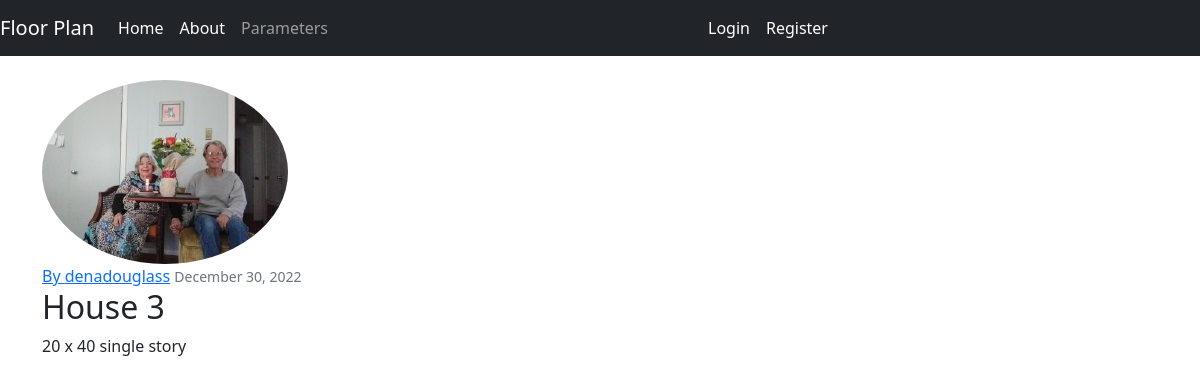
Screenshot of /post/11/ with the database file from the repository.
### BBrandApp/models.py (models this page shows, shortened)
class Post(models.Model):
	title = models.CharField(max_length=100)
	content = models.TextField()
	date_posted = models.DateTimeField(default=timezone.now)
	name = models.ForeignKey(User, on_delete=models.CASCADE)

### users/models.py (models this page shows, shortened)
class Profile(models.Model):
	user = models.OneToOneField(User, on_delete=models.CASCADE)
	image = models.ImageField(default='default.jpg', upload_to='profile_pics')

### BBrandApp/views.py (the view)
# urls.py: path('post/<int:pk>/', PostDetailView.as_view(), name='post-detail'),
class PostDetailView(DetailView):
	model = Post

### BBrandApp/templates/BBrandApp/post_detail.html (shortened to what this page needs)
{% extends 'base.html' %}
{%block content %}
	<article class="media content-section">
		<img class="rounded-circle article-img" src="{{ object.name.profile.image.url }}">
		<div class="media-body">
			<div class="articale-metadata">
				<a class="mr-2" href="#">By {{ object.name }}</a>
				<small class="text-muted">{{ object.date_posted|date:"F d, Y" }}</small>
			</div>
			<h2 class="article-title">{{ object.title }}</h2>
			<p class="articale-content">{{ object.content }}</p>
		</div>
	</article>
{% endblock %}

### rows the page displays
Post: name.profile.image (picture), name "denadouglass", date_posted "December 30, 2022", title "House 3", content "20 x 40 single story"
